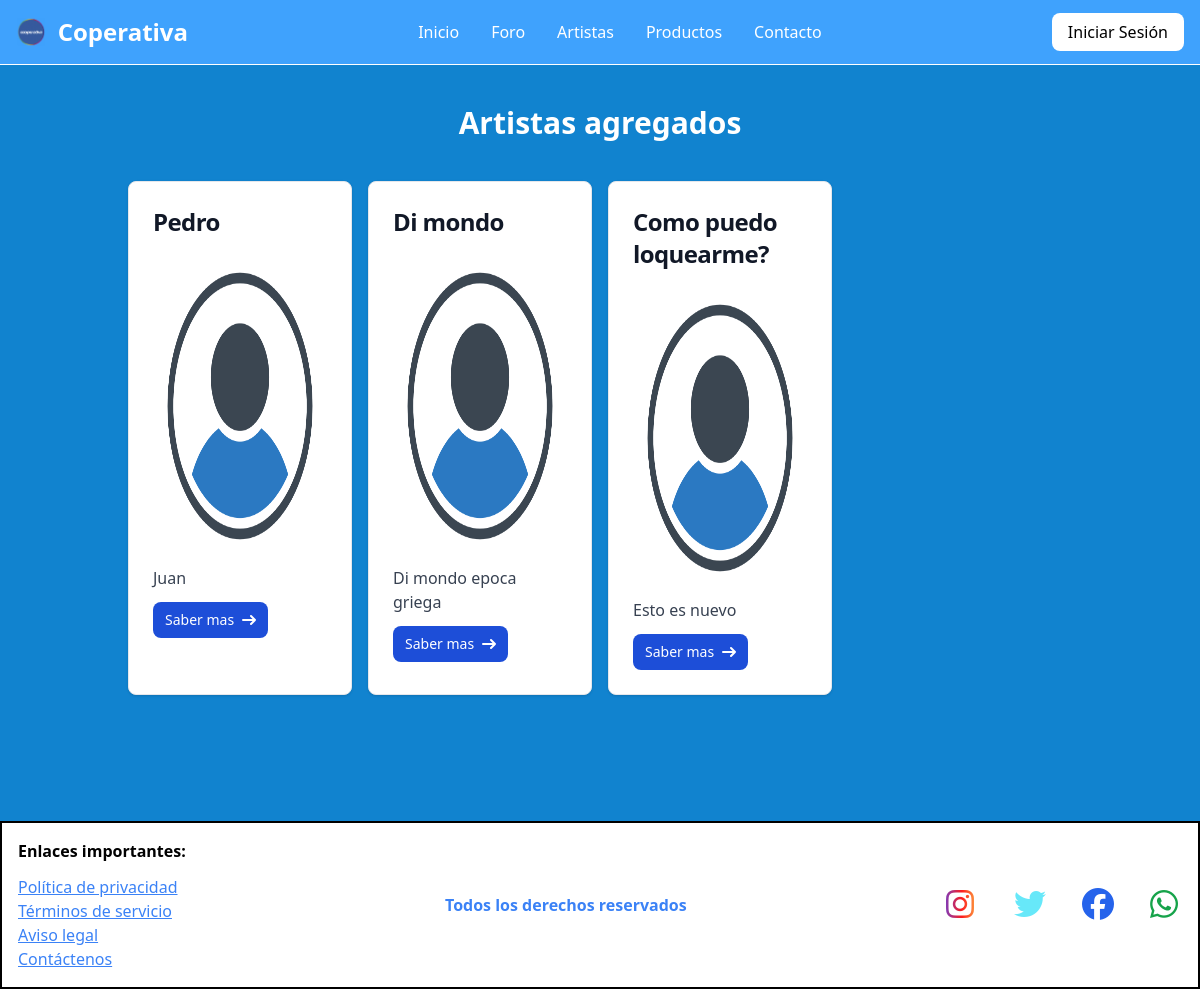
Page /artistas on the committed database.
### core/models.py (models this page shows, shortened)
class Artista(models.Model):
    Nombre = models.CharField(max_length=50)
    Descripcion = models.CharField(max_length=1000)
    Imagen = models.ImageField(upload_to='artistas', null=True, blank=True)

### core/views.py (the view)
# urls.py: path('artistas', artista, name='artistas'),
def artista(request):
    artistas = Artista.objects.all()
    aux = {
        'lista': artistas
    }
    return render(request, 'core/pages/artistas.html', aux)

### core/templates/core/pages/artistas.html (shortened to what this page needs)
{% extends 'core/layouts/base.html' %}
{% load static %}
{% block contenido %}
<div class="container mx-auto px-10 min-h-[86%]">
    <h1 class="text-3xl font-bold text-center text-white">Artistas agregados</h1>
    <div class="grid grid-cols-1 gap-4 md:grid-cols-2 lg:grid-cols-4 my-10">
        {% for aux in lista %}
            {% include 'core/components/card-artista.html' %}
        {% endfor %}
    </div>
</div>
{% endblock %}

### core/templates/core/components/card-artista.html (shortened to what this page needs)
{% load static %}
<div class="max-w-sm p-6 bg-white border border-gray-200 rounded-lg shadow dark:bg-white dark:border-gray-700">
    <a href="#">
        <h5 class="mb-2 text-2xl font-bold tracking-tight text-gray-900 dark:text-black">{{aux.Nombre}}</h5>
    </a>
    <img src="{% if aux.Imagen %}{{ aux.Imagen.url }}{% else %}{% static 'core/Img/usuario.png' %}{% endif %}" alt="Coperativa Logo" class="w-80 h-80 img-height" />
    <p class="mb-3 font-normal text-gray-700 dark:text-black">{{aux.Descripcion}}</p>
    <a href="{% url 'detalle_artista' aux.id %}"
        class="inline-flex items-center px-3 py-2 text-sm font-medium text-center text-white bg-blue-700 rounded-lg hover:bg-blue-800 focus:ring-4 focus:outline-none focus:ring-blue-300 dark:bg-blue-600 dark:hover:bg-blue-700 dark:focus:ring-blue-800">
        Saber mas
        <svg class="rtl:rotate-180 w-3.5 h-3.5 ms-2" aria-hidden="true" xmlns="http://www.w3.org/2000/svg" fill="none"
            viewBox="0 0 14 10">
            <path stroke="currentColor" stroke-linecap="round" stroke-linejoin="round" stroke-width="2"
                d="M1 5h12m0 0L9 1m4 4L9 9" />
        </svg>
    </a>
</div>

### rows in the picture
Artista: Nombre "Pedro", Descripcion "Juan"
Artista: Nombre "Di mondo", Descripcion "Di mondo epoca griega"
Artista: Nombre "Como puedo loquearme?", Descripcion "Esto es nuevo"
